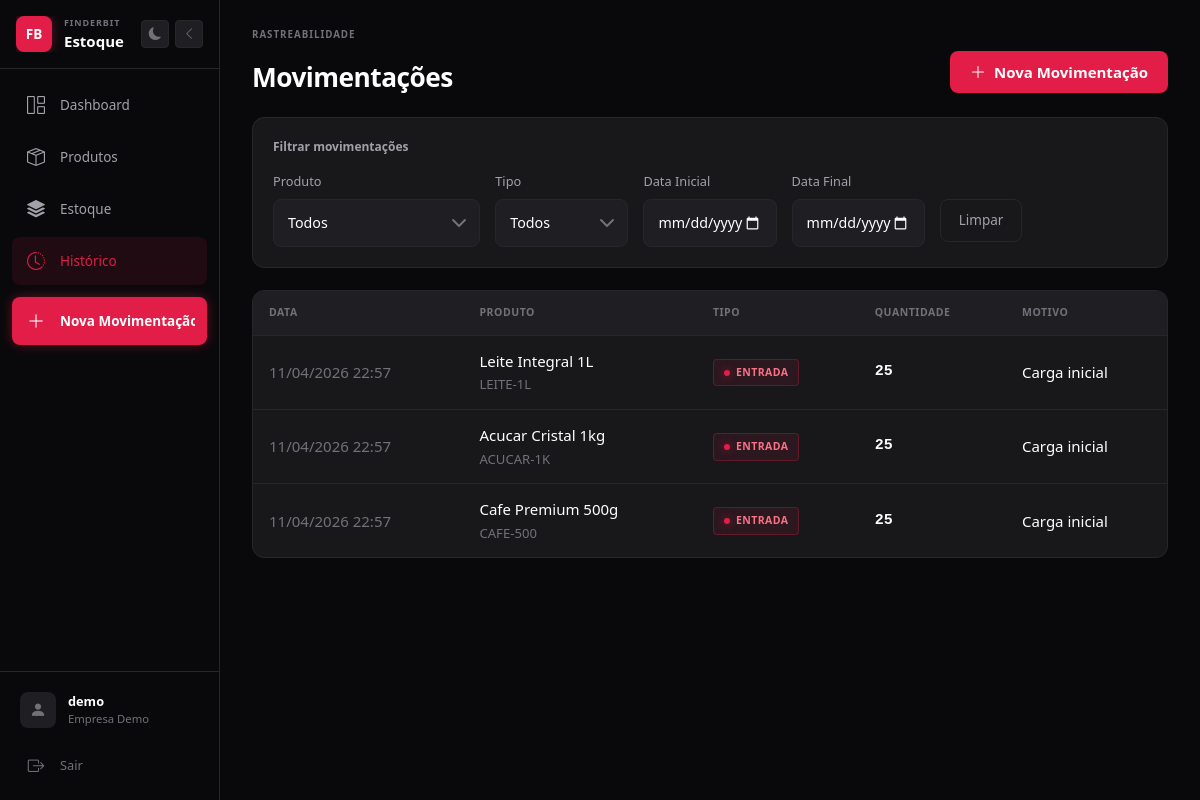
/inventory/movements/ (signed in), run on the app's committed database.
### accounts/models.py (models this page shows, shortened)
class Company(models.Model):
    name = models.CharField("nome", max_length=150)
    slug = models.SlugField(unique=True)
    created_at = models.DateTimeField(auto_now_add=True)
    class Meta:
        verbose_name = "empresa"
        verbose_name_plural = "empresas"
        ordering = ["name"]

### inventory/models.py (models this page shows, shortened)
class StockMovement(models.Model):
    TYPE_IN = "in"
    TYPE_OUT = "out"
    TYPE_CHOICES = [
        (TYPE_IN, "Entrada"),
        (TYPE_OUT, "Saida"),
    ]
    company = models.ForeignKey(Company, on_delete=models.PROTECT, related_name="movements")
    product = models.ForeignKey(Product, on_delete=models.PROTECT, related_name="movements")
    movement_type = models.CharField("tipo", max_length=3, choices=TYPE_CHOICES)
    quantity = models.PositiveIntegerField("quantidade")
    reason = models.CharField("motivo", max_length=120)
    notes = models.TextField("observacao", blank=True)
    created_at = models.DateTimeField("data/hora", default=timezone.now)
    created_by = models.ForeignKey(
        "auth.User",
        on_delete=models.PROTECT,
        related_name="stock_movements",
    )
    objects = StockMovementQuerySet.as_manager()
    class Meta:
        verbose_name = "movimentacao"
        verbose_name_plural = "movimentacoes"
        ordering = ["-created_at", "-id"]

class Product(models.Model):
    UNIT_UN = "un"
    UNIT_KG = "kg"
    UNIT_LT = "lt"
    UNIT_M = "m"
    UNIT_CHOICES = [
        (UNIT_UN, "Unidade"),
        (UNIT_KG, "Quilo"),
        (UNIT_LT, "Litro"),
        (UNIT_M, "Metro"),
    ]
    company = models.ForeignKey(Company, on_delete=models.PROTECT, related_name="products")
    name = models.CharField("nome", max_length=150)
    sku = models.CharField(max_length=60)
    category = models.ForeignKey(
        Category,
        on_delete=models.PROTECT,
        related_name="products",
        verbose_name="categoria",
    )
    unit = models.CharField("unidade", max_length=2, choices=UNIT_CHOICES, default=UNIT_UN)
    minimum_stock = models.PositiveIntegerField("estoque minimo", default=0)
    active = models.BooleanField("ativo", default=True)
    created_at = models.DateTimeField(auto_now_add=True)
    updated_at = models.DateTimeField(auto_now=True)
    objects = ProductQuerySet.as_manager()
    class Meta:
        verbose_name = "produto"
        verbose_name_plural = "produtos"
        ordering = ["name"]
        constraints = [
            models.UniqueConstraint(fields=["company", "sku"], name="unique_company_sku"),
        ]

### inventory/views.py (the view)
# urls.py: path("movements/", MovementListView.as_view(), name="movement-list"),
class MovementListView(HTMXListMixin, MovementQueryMixin, ListView):
    model = StockMovement
    template_name = "inventory/movement_list.html"
    partial_template_name = "inventory/partials/movements_table.html"
    context_object_name = "movements"
    paginate_by = 20
    def get_queryset(self):
        queryset = super().get_queryset()
        product_id = self.request.GET.get("product")
        movement_type = self.request.GET.get("type")
        start_date = self.request.GET.get("start_date")
        end_date = self.request.GET.get("end_date")
        if product_id:
            queryset = queryset.filter(product_id=product_id)
        if movement_type in {StockMovement.TYPE_IN, StockMovement.TYPE_OUT}:
            queryset = queryset.filter(movement_type=movement_type)
        if start_date:
            queryset = queryset.filter(created_at__date__gte=start_date)
        if end_date:
            queryset = queryset.filter(created_at__date__lte=end_date)
        return queryset.order_by("-created_at", "-id")
    def get_context_data(self, **kwargs):
        context = super().get_context_data(**kwargs)
        context["products"] = (
            Product.objects.for_company(self.request.company)
            .select_related("category")
            .order_by("name")
        )
        context["filters"] = {
            "product": self.request.GET.get("product", ""),
            "type": self.request.GET.get("type", ""),
            "start_date": self.request.GET.get("start_date", ""),
            "end_date": self.request.GET.get("end_date", ""),
        }
        return context

### accounts/context_processors.py (called while the page is built)
def company_context(request):
    company = getattr(request, "company", None)
    return {"current_company": company}

### inventory/models.py (called while the page is built)
    def for_company(self, company):
        if company is None:
            return self.none()
        return self.filter(company=company)

    def for_company(self, company):
        if company is None:
            return self.none()
        return self.filter(company=company).select_related("product", "company", "created_by")

### inventory/views.py (called while the page is built)
    def dispatch(self, request, *args, **kwargs):
        if request.company is None:
            raise Http404("Usuario sem empresa vinculada.")
        return super().dispatch(request, *args, **kwargs)

    def is_htmx(self):
        return self.request.headers.get("HX-Request") == "true"

    def get_template_names(self):
        if self.is_htmx():
            return [self.partial_template_name]
        return [self.template_name]

    def get_queryset(self):
        return StockMovement.objects.for_company(self.request.company).select_related(
            "product__category"
        )

### templates/inventory/movement_list.html (shortened to what this page needs)
{% extends "base.html" %}
{% block content %}
<header class="page-header">
    <div class="page-header__info">
        <p class="page-header__label">Rastreabilidade</p>
        <h1 class="page-header__title">Movimentações</h1>
    </div>
    <div class="page-header__actions">
        <button type="button" class="btn-brand" data-bs-toggle="modal" data-bs-target="#modalMovement">
            <svg xmlns="http://www.w3.org/2000/svg" width="16" height="16" fill="currentColor" viewBox="0 0 16 16">
                <path d="M8 2a.5.5 0 0 1 .5.5v5h5a.5.5 0 0 1 0 1h-5v5a.5.5 0 0 1-1 0v-5h-5a.5.5 0 0 1 0-1h5v-5A.5.5 0 0 1 8 2Z"/>
            </svg>
            Nova Movimentação
        </button>
    </div>
</header>
<div class="filter-bar mb-4">
    <p class="filter-bar__title">Filtrar movimentações</p>
    <form id="movementFilterForm" hx-get="{% url 'inventory:movement-list' %}"
          hx-trigger="keyup changed delay:500ms from:#id_product, change from:#id_type, change from:#id_start_date, change from:#id_end_date"
          hx-target="#movements-table"
          hx-swap="innerHTML"
          hx-indicator=".htmx-indicator">
        <div class="row g-3">
            <div class="col-md-4 col-lg-3">
                <label for="id_product" class="form-label-custom">Produto</label>
                <select id="id_product" name="product" class="form-select-custom">
                    <option value="">Todos</option>
                </select>
            </div>
            <div class="col-md-4 col-lg-2">
                <label for="id_type" class="form-label-custom">Tipo</label>
                <select id="id_type" name="type" class="form-select-custom">
                    <option value="">Todos</option>
                </select>
            </div>
            <div class="col-md-4 col-lg-2">
                <label for="id_start_date" class="form-label-custom">Data Inicial</label>
                <input type="date" id="id_start_date" name="start_date" class="form-control-custom">
            </div>
            <div class="col-md-4 col-lg-2">
                <label for="id_end_date" class="form-label-custom">Data Final</label>
                <input type="date" id="id_end_date" name="end_date" class="form-control-custom">
            </div>
            <div class="col-12 col-lg-3">
                <label class="form-label-custom">&nbsp;</label>
                <div class="filter-bar__actions">
                    <button type="button" class="btn filter-bar__btn filter-bar__btn--clear" onclick="document.getElementById('movementFilterForm').reset(); document.getElementById('movementFilterForm').dispatchEvent(new Event('change'));">
                        Limpar
                    </button>
                </div>
            </div>
        </div>
    </form>
</div>
<div id="movements-table-wrapper">
    {% include "inventory/partials/movements_table.html" %}
</div>
{% endblock %}

### templates/base.html (shortened to what this page needs)
<!DOCTYPE html>
<html lang="pt-BR">
<head>
    {% load static %}
    <link href="https://cdn.jsdelivr.net/npm/bootstrap@5.3.3/dist/css/bootstrap.min.css" rel="stylesheet">
    <link rel="stylesheet" href="https://cdn.jsdelivr.net/npm/bootstrap-icons@1.11.3/font/bootstrap-icons.min.css">
    <link rel="stylesheet" href="{% static 'css/style.css' %}">
</head>
<body>
    {% if user.is_authenticated %}
        <aside class="sidebar" id="sidebar">
            <div class="sidebar-header">
                <a href="{% url 'dashboard:home' %}" class="sidebar-brand">
                    <span class="sidebar-logo">FB</span>
                    <div class="sidebar-brand-text">
                        <small>FINDERBIT</small>
                        <span>Estoque</span>
                    </div>
                </a>
                <div class="sidebar-header-actions">
                    <button class="sidebar-theme-toggle" id="themeToggle" aria-label="Alternar tema">
                        <i class="bi bi-moon-fill"></i>
                    </button>
                    <button class="sidebar-toggle" id="sidebarToggle" aria-label="Toggle sidebar">
                        <i class="bi bi-chevron-left"></i>
                    </button>
                </div>
            </div>
            <nav class="sidebar-nav">
                <a href="{% url 'dashboard:home' %}" class="sidebar-link {% if request.resolver_match.namespace == 'dashboard' %}active{% endif %}">
                    <i class="bi bi-grid-1x2"></i>
                    <span>Dashboard</span>
                </a>
                <a href="{% url 'inventory:product-list' %}" class="sidebar-link {% if request.resolver_match.url_name == 'product-list' %}active{% endif %}">
                    <i class="bi bi-box-seam"></i>
                    <span>Produtos</span>
                </a>
                <a href="{% url 'inventory:stock-list' %}" class="sidebar-link {% if request.resolver_match.url_name == 'stock-list' %}active{% endif %}">
                    <i class="bi bi-stack"></i>
                    <span>Estoque</span>
                </a>
                <a href="{% url 'inventory:movement-list' %}" class="sidebar-link {% if request.resolver_match.url_name == 'movement-list' %}active{% endif %}">
                    <i class="bi bi-clock-history"></i>
                    <span>Histórico</span>
                </a>
                <a href="#" class="sidebar-link sidebar-cta" data-bs-toggle="modal" data-bs-target="#modalMovement">
                    <i class="bi bi-plus-lg"></i>
                    <span>Nova Movimentação</span>
                </a>
            </nav>
            <div class="sidebar-footer">
                <div class="sidebar-user">
                    <div class="sidebar-user__avatar">
                        <i class="bi bi-person-fill"></i>
                    </div>
                    <div class="sidebar-user__info">
                        <div class="sidebar-user__name">{{ user.get_full_name|default:user.username }}</div>
                        <div class="sidebar-user__company">{{ current_company.name|default:"Sem empresa" }}</div>
                    </div>
                </div>
                <form method="post" action="{% url 'logout' %}" class="sidebar-logout">
                    <button type="submit" class="sidebar-link">
                        <i class="bi bi-box-arrow-right"></i>
                        <span>Sair</span>
                    </button>
                </form>
            </div>
        </aside>
        <main class="main-wrapper">
            <div class="main-content">
                {% block content %}{% endblock %}
            </div>
        </main>
    {% else %}
        {% block auth_content %}{% endblock %}
    {% endif %}
</body>
</html>

### templates/inventory/partials/movements_table.html (shortened to what this page needs)
<div id="movements-table" class="table-container htmx-table">
    <table class="table-custom">
        <thead>
            <tr>
                <th>Data</th>
                <th>Produto</th>
                <th>Tipo</th>
                <th>Quantidade</th>
                <th>Motivo</th>
            </tr>
        </thead>
        <tbody>
            {% for movement in movements %}
            <tr>
                <td class="cell-muted">{{ movement.created_at|date:"d/m/Y H:i" }}</td>
                <td>
                    <div class="fw-medium">{{ movement.product.name }}</div>
                    <small class="cell-muted">{{ movement.product.sku }}</small>
                </td>
                <td>
                    {% if movement.movement_type == 'in' %}
                    <span class="badge-custom badge-entry-custom">Entrada</span>
                    {% else %}
                    <span class="badge-custom badge-exit-custom">Saída</span>
                    {% endif %}
                </td>
                <td class="cell-number">{{ movement.quantity }}</td>
                <td>{{ movement.reason }}</td>
            </tr>
            {% empty %}
            <tr>
                <td colspan="5" class="text-center py-4 text-muted-custom">
                    Nenhuma movimentação encontrada.
                </td>
            </tr>
            {% endfor %}
        </tbody>
    </table>
</div>

### templates/base.html (style rules this page uses)
html { background-color: #09090b; }

### data on the page
Company: name "Empresa Demo"
StockMovement: created_at "11/04/2026 22:57", product.name "Leite Integral 1L", product.sku "LEITE-1L", movement_type "ENTRADA", quantity "25", reason "Carga inicial"
StockMovement: created_at "11/04/2026 22:57", product.name "Acucar Cristal 1kg", product.sku "ACUCAR-1K", movement_type "ENTRADA", quantity "25", reason "Carga inicial"
StockMovement: created_at "11/04/2026 22:57", product.name "Cafe Premium 500g", product.sku "CAFE-500", movement_type "ENTRADA", quantity "25", reason "Carga inicial"

### other printed values
{{ user.get_full_name|default:user.username }} "demo"
